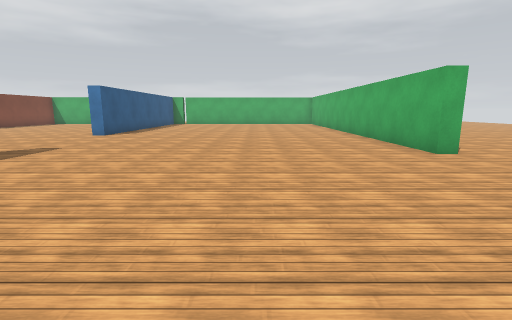
View 1 (above)

23 first-person views from a walk through a world built for the Webots simulator. The camera is 1 m above the floor, tilts 10° down and sees 85° across. The floor is counted in squares, 1 m on a side. Each view is taken from the middle of a square. On the plan, view 1 faces up. The plan holds only what a view shows up to about 12 squares ahead; the rest is blank. The place goes on beyond the plan. Robots are left out. Simple shapes and patterns stand in for the simulator's stock objects.

View 2
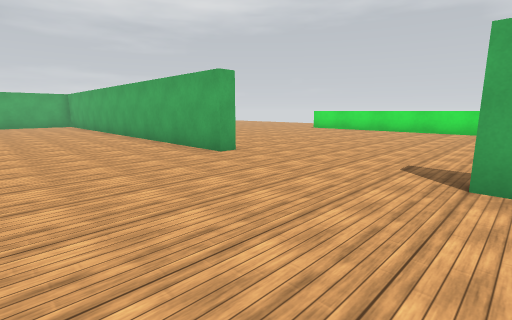

View 3
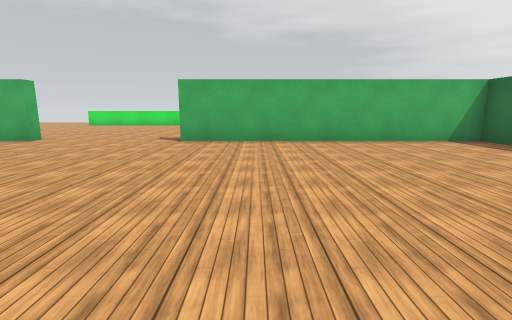

View 4
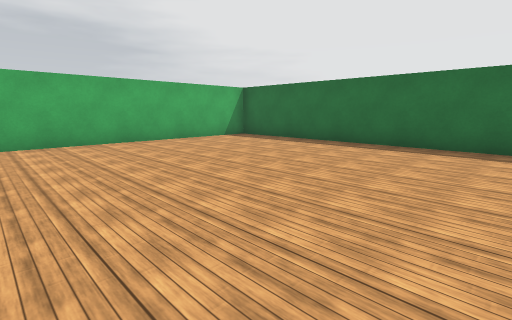

View 5
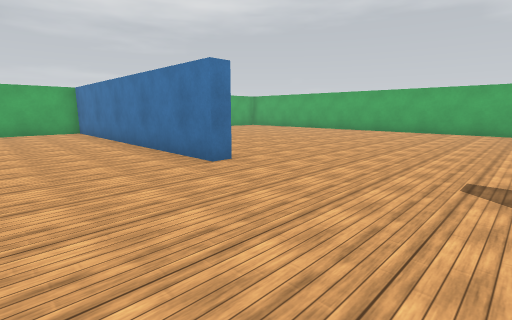

View 6
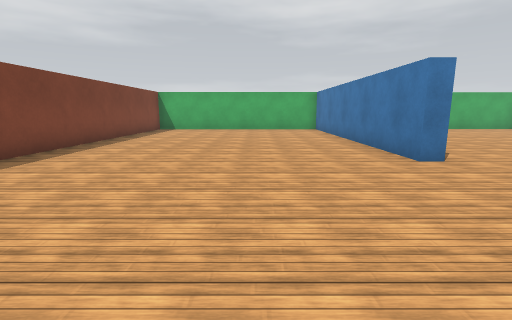

View 7
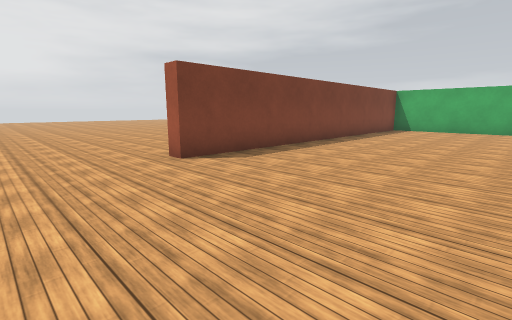

View 8
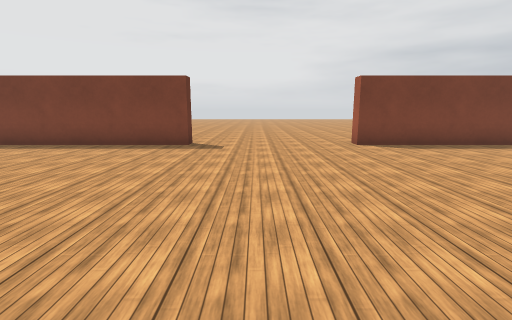

View 9
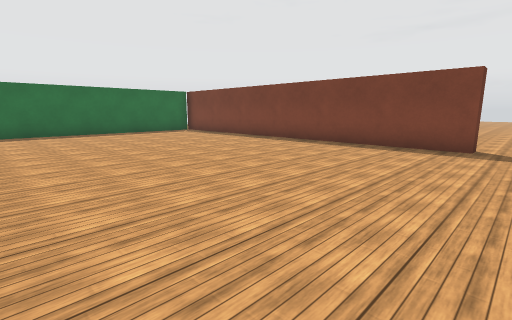

View 10
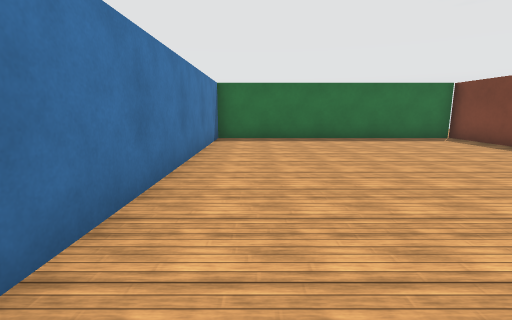

View 11
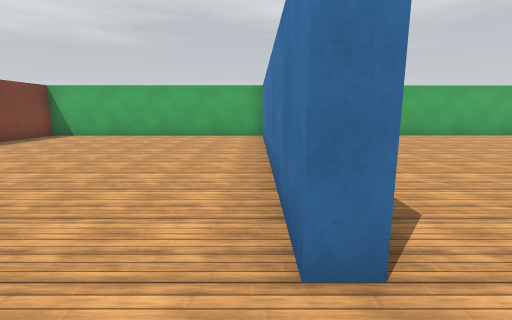

View 12
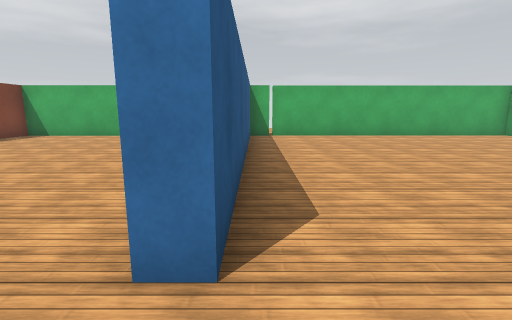

View 13
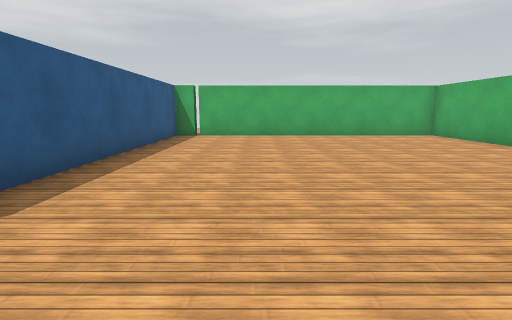

View 14
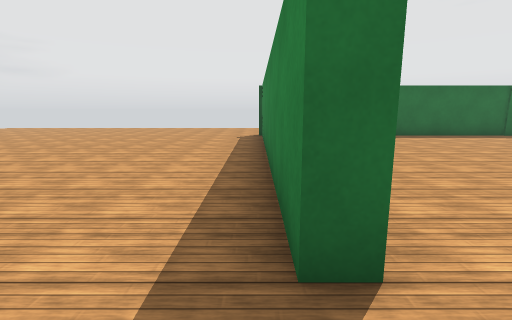

View 15
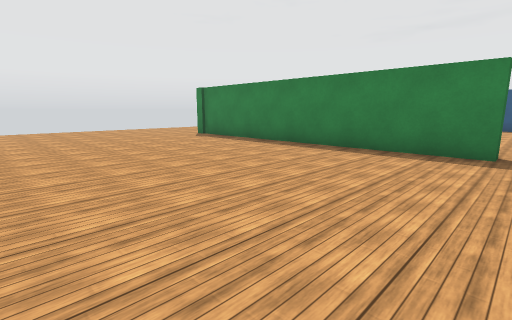

View 16
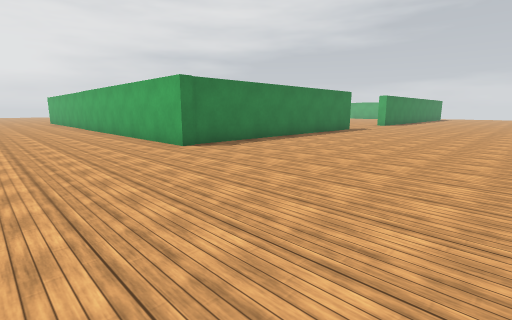

View 17
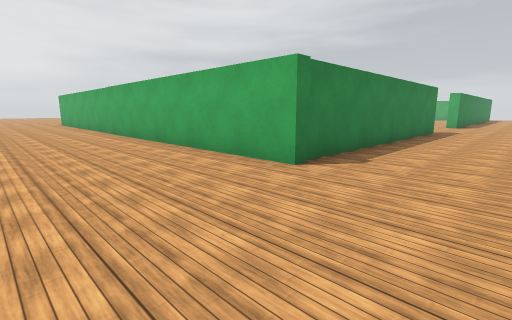

View 18
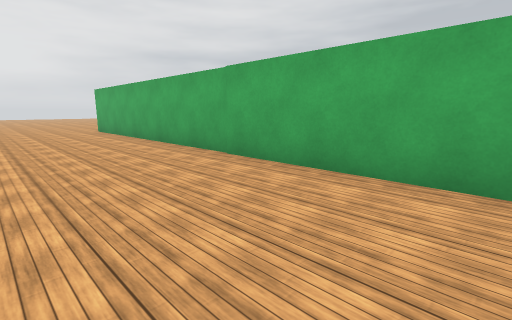

View 19
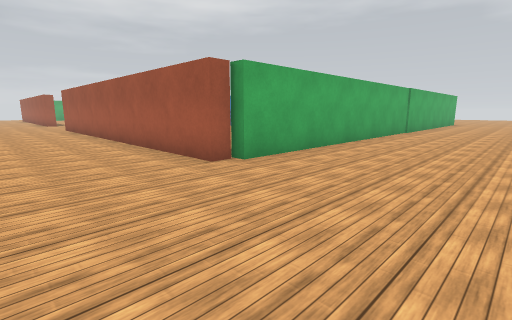

View 20
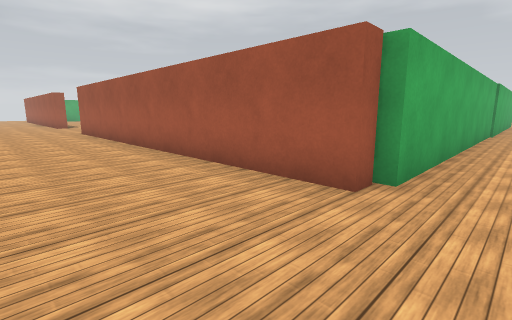

View 21
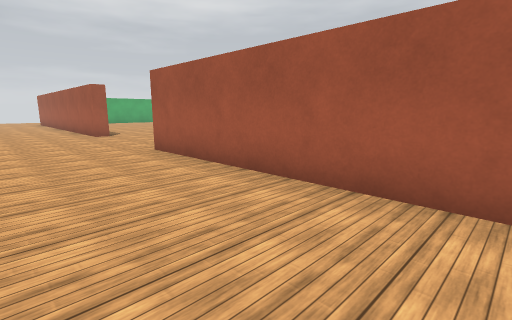

View 22
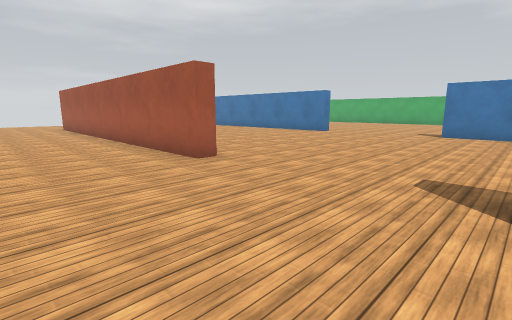

View 23
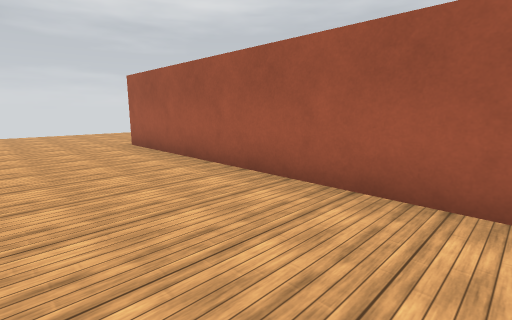

### Floor plan
Points are (right, up) in squares from view 1. A wall is a line through its corners. A room is listed if a view was taken in it or the views show most of it. See-through windows are left out.
Room 1 (views 1, 2, 3, 4, 5, 6, 7, 8, 9, 10, 11, 12, 13, 14, 15, 16, 17, 18, 19, 20, 21, 22, 23)
walls: (-6.6, 4.5) (-6.6, 6.5); (4.9, 6.5) (4.3, 6.5) (4.3, 14.1); (4.3, 17.9) (4.3, 21.5) (-5.5, 21.5) (-5.5, 21.3); (-6.2, 21.3) (-6.2, 11.5) (-6.6, 11.5) (-6.6, 21.3) (-15.2, 21.3) (-15.2, 9) (-15.7, 9) (-15.7, 21.5); (-5.4, -8.5) (4.3, -8.5) (4.3, 1.5) (4.7, 1.5) (4.7, -8.9); (-6.6, -8.5) (-6.6, 0.6); (5, -8.8) (-15.1, -8.8) (-15.1, -8.5) (-15.7, -8.5) (-15.7, 4) (-15.2, 4) (-15.2, -4.1); (-15.2, -5.9) (-15.2, -8.5); (-15.1, -8.5) (-6.6, -8.5)
ways out: gap at (-5, 22)

Positions as (right, up) in squares from view 1, and headings:
1: (0, 0), facing up
2: (0, 1), facing up-right
3: (-5, -1), facing right
4: (-5, 0), facing down-right
5: (-10, 7), facing up-right
6: (-10, 6), facing up
7: (-10, 6), facing up-left
8: (-7, 6), facing left
9: (-7, 5), facing down-left
10: (-8, 2), facing down
11: (-7, 10), facing up
12: (-6, 10), facing up
13: (-3, 10), facing up
14: (5, 3), facing down
15: (12, 2), facing down-left
16: (12, -13), facing up-left
17: (8, -13), facing up-left
18: (0, -13), facing up-left
19: (-19, -13), facing up-right
20: (-19, -10), facing up-right
21: (-19, -3), facing up-right
22: (-19, 4), facing up-right
23: (-19, 13), facing up-right
